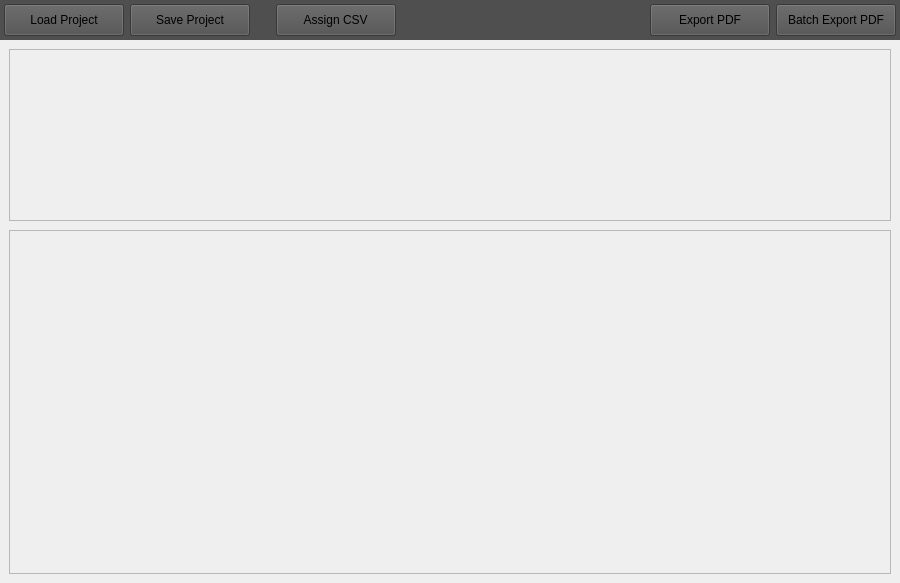
<?xml version="1.0" encoding="UTF-8"?>
<ui version="4.0">
 <class>PageOptions</class>
 <widget class="QWidget" name="PageOptions">
  <property name="geometry">
   <rect>
    <x>0</x>
    <y>0</y>
    <width>900</width>
    <height>583</height>
   </rect>
  </property>
  <property name="sizePolicy">
   <sizepolicy hsizetype="Preferred" vsizetype="Preferred">
    <horstretch>5</horstretch>
    <verstretch>0</verstretch>
   </sizepolicy>
  </property>
  <property name="windowTitle">
   <string>Form</string>
  </property>
  <property name="autoFillBackground">
   <bool>false</bool>
  </property>
  <property name="styleSheet">
   <string notr="true">/*

#PageOptions {
	background-color: #3f3f82;
}

*/

QFrame {
    background-color: rgb(50, 50, 50);
}

QFrame &gt; QFrame {
    background-color: rgb(70, 70, 70);
}

QFrame &gt; QFrame &gt; QFrame {
    background-color: rgb(90, 90, 90);
}

QFrame &gt; QFrame &gt; QFrame &gt; QFrame {
    background-color: rgb(110, 110, 110);
}
</string>
  </property>
  <layout class="QVBoxLayout" name="verticalLayout">
   <property name="spacing">
    <number>0</number>
   </property>
   <property name="leftMargin">
    <number>0</number>
   </property>
   <property name="topMargin">
    <number>0</number>
   </property>
   <property name="rightMargin">
    <number>0</number>
   </property>
   <property name="bottomMargin">
    <number>0</number>
   </property>
   <item>
    <layout class="QVBoxLayout" name="verticalLayout_2">
     <property name="spacing">
      <number>0</number>
     </property>
     <item>
      <widget class="QFrame" name="frame">
       <property name="sizePolicy">
        <sizepolicy hsizetype="Preferred" vsizetype="Minimum">
         <horstretch>0</horstretch>
         <verstretch>0</verstretch>
        </sizepolicy>
       </property>
       <property name="minimumSize">
        <size>
         <width>400</width>
         <height>0</height>
        </size>
       </property>
       <property name="autoFillBackground">
        <bool>false</bool>
       </property>
       <property name="styleSheet">
        <string notr="true">#frame {
	background: #4f4f4f;
	border: none;
}

QPushButton {
	background-color: #4f4f4f;
}</string>
       </property>
       <property name="frameShape">
        <enum>QFrame::Shape::Box</enum>
       </property>
       <property name="frameShadow">
        <enum>QFrame::Shadow::Raised</enum>
       </property>
       <property name="lineWidth">
        <number>1</number>
       </property>
       <layout class="QHBoxLayout" name="horizontalLayout_2">
        <property name="leftMargin">
         <number>4</number>
        </property>
        <property name="topMargin">
         <number>4</number>
        </property>
        <property name="rightMargin">
         <number>4</number>
        </property>
        <property name="bottomMargin">
         <number>4</number>
        </property>
        <item>
         <widget class="QPushButton" name="load_btn">
          <property name="minimumSize">
           <size>
            <width>120</width>
            <height>32</height>
           </size>
          </property>
          <property name="text">
           <string> Load Project </string>
          </property>
          <property name="icon">
           <iconset resource="../resources.qrc">
            <normaloff>:/res/icon_unbox.svg</normaloff>:/res/icon_unbox.svg</iconset>
          </property>
          <property name="iconSize">
           <size>
            <width>24</width>
            <height>24</height>
           </size>
          </property>
         </widget>
        </item>
        <item>
         <widget class="QPushButton" name="save_btn">
          <property name="minimumSize">
           <size>
            <width>120</width>
            <height>32</height>
           </size>
          </property>
          <property name="text">
           <string> Save Project </string>
          </property>
          <property name="icon">
           <iconset resource="../resources.qrc">
            <normaloff>:/res/icon_save.svg</normaloff>:/res/icon_save.svg</iconset>
          </property>
          <property name="iconSize">
           <size>
            <width>18</width>
            <height>18</height>
           </size>
          </property>
         </widget>
        </item>
        <item>
         <spacer name="horizontalSpacer_2">
          <property name="orientation">
           <enum>Qt::Orientation::Horizontal</enum>
          </property>
          <property name="sizeType">
           <enum>QSizePolicy::Policy::Fixed</enum>
          </property>
          <property name="sizeHint" stdset="0">
           <size>
            <width>20</width>
            <height>20</height>
           </size>
          </property>
         </spacer>
        </item>
        <item>
         <widget class="QPushButton" name="csv_btn">
          <property name="minimumSize">
           <size>
            <width>120</width>
            <height>32</height>
           </size>
          </property>
          <property name="text">
           <string> Assign CSV </string>
          </property>
          <property name="icon">
           <iconset resource="../resources.qrc">
            <normaloff>:/res/paperclip.svg</normaloff>:/res/paperclip.svg</iconset>
          </property>
          <property name="iconSize">
           <size>
            <width>18</width>
            <height>18</height>
           </size>
          </property>
         </widget>
        </item>
        <item>
         <spacer name="horizontalSpacer">
          <property name="orientation">
           <enum>Qt::Orientation::Horizontal</enum>
          </property>
          <property name="sizeHint" stdset="0">
           <size>
            <width>40</width>
            <height>20</height>
           </size>
          </property>
         </spacer>
        </item>
        <item>
         <widget class="QPushButton" name="pdf_btn">
          <property name="minimumSize">
           <size>
            <width>120</width>
            <height>32</height>
           </size>
          </property>
          <property name="text">
           <string>Export PDF</string>
          </property>
          <property name="iconSize">
           <size>
            <width>22</width>
            <height>22</height>
           </size>
          </property>
         </widget>
        </item>
        <item>
         <widget class="QPushButton" name="batch_pdf_btn">
          <property name="minimumSize">
           <size>
            <width>120</width>
            <height>32</height>
           </size>
          </property>
          <property name="text">
           <string>Batch Export PDF</string>
          </property>
         </widget>
        </item>
       </layout>
      </widget>
     </item>
     <item>
      <widget class="QFrame" name="frame_2">
       <property name="sizePolicy">
        <sizepolicy hsizetype="Preferred" vsizetype="Preferred">
         <horstretch>0</horstretch>
         <verstretch>1</verstretch>
        </sizepolicy>
       </property>
       <property name="styleSheet">
        <string notr="true"/>
       </property>
       <property name="frameShape">
        <enum>QFrame::Shape::NoFrame</enum>
       </property>
       <property name="frameShadow">
        <enum>QFrame::Shadow::Plain</enum>
       </property>
       <property name="lineWidth">
        <number>0</number>
       </property>
       <layout class="QVBoxLayout" name="verticalLayout_4">
        <property name="spacing">
         <number>9</number>
        </property>
        <item>
         <widget class="QFrame" name="frame_3">
          <property name="sizePolicy">
           <sizepolicy hsizetype="Preferred" vsizetype="Minimum">
            <horstretch>0</horstretch>
            <verstretch>3</verstretch>
           </sizepolicy>
          </property>
          <property name="frameShape">
           <enum>QFrame::Shape::StyledPanel</enum>
          </property>
          <property name="frameShadow">
           <enum>QFrame::Shadow::Raised</enum>
          </property>
          <layout class="QHBoxLayout" name="horizontalLayout">
           <property name="spacing">
            <number>9</number>
           </property>
           <item>
            <layout class="QHBoxLayout" name="field_list">
             <property name="spacing">
              <number>9</number>
             </property>
            </layout>
           </item>
          </layout>
         </widget>
        </item>
        <item>
         <widget class="QFrame" name="frame_4">
          <property name="sizePolicy">
           <sizepolicy hsizetype="Preferred" vsizetype="Preferred">
            <horstretch>0</horstretch>
            <verstretch>6</verstretch>
           </sizepolicy>
          </property>
          <property name="frameShape">
           <enum>QFrame::Shape::StyledPanel</enum>
          </property>
          <property name="frameShadow">
           <enum>QFrame::Shadow::Raised</enum>
          </property>
          <layout class="QVBoxLayout" name="verticalLayout_5">
           <item>
            <layout class="QHBoxLayout" name="product_lists">
             <property name="spacing">
              <number>9</number>
             </property>
            </layout>
           </item>
          </layout>
         </widget>
        </item>
       </layout>
      </widget>
     </item>
    </layout>
   </item>
  </layout>
 </widget>
 <resources>
  <include location="../resources.qrc"/>
 </resources>
 <connections/>
</ui>
